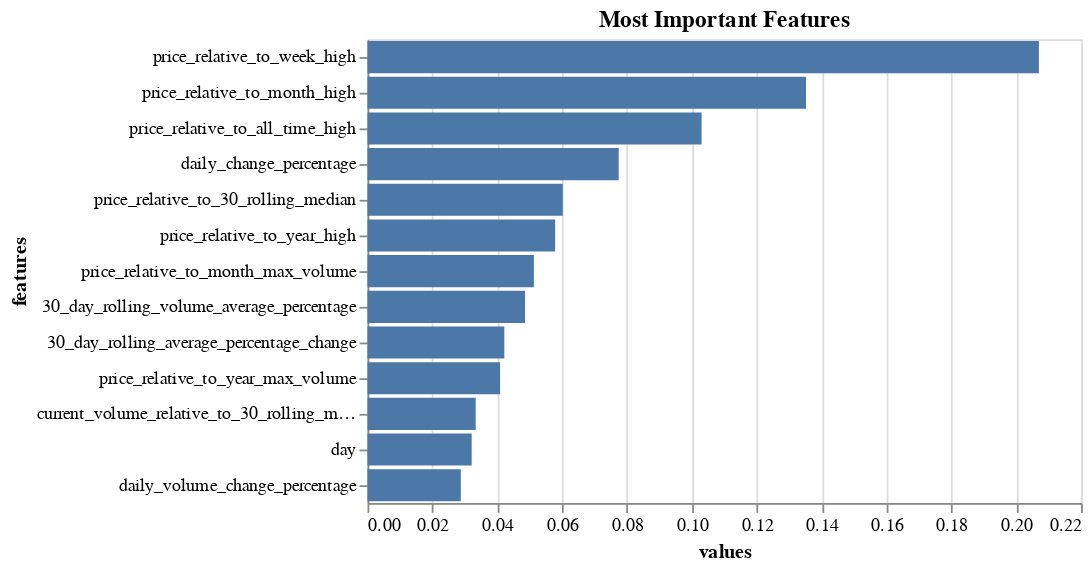

Notebook source saved alongside this figure:
### Markdown cell above
Show what features were most important in finding the results.

### Code cell
feature_dat = pd.DataFrame({
    "values": forest_model.feature_importances_,
    "features": X_train.columns
    }) 
alt.Chart(feature_dat.query('values > .02'),title = "Most Important Features").encode(
    alt.X('values'), 
    alt.Y('features', sort = "-x")).mark_bar()

### Figure 1 — Vega-Lite specification as saved in the notebook (floating-point values rounded to 4 significant figures)
{"config": {"view": {"continuousWidth": 400, "continuousHeight": 300}}, "data": {"name": "data-e2e6ebb4a580d1036fc49b8d822a7884"}, "mark": "bar", "encoding": {"x": {"type": "quantitative", "field": "values"}, "y": {"type": "nominal", "field": "features", "sort": "-x"}}, "title": "Most Important Features", "$schema": "https://vega.github.io/schema/vega-lite/v4.8.1.json", "datasets": {"data-e2e6ebb4a580d1036fc49b8d822a7884": [{"values": 0.03212, "features": "day"}, {"values": 0.07744, "features": "daily_change_percentage"}, {"values": 0.04218, "features": "30_day_rolling_average_percentage_change"}, {"values": 0.207, "features": "price_relative_to_week_high"}, {"values": 0.1352, "features": "price_relative_to_month_high"}, {"values": 0.05785, "features": "price_relative_to_year_high"}, {"values": 0.103, "features": "price_relative_to_all_time_high"}, {"values": 0.06019, "features": "price_relative_to_30_rolling_median"}, {"values": 0.02876, "features": "daily_volume_change_percentage"}, {"values": 0.04856, "features": "30_day_rolling_volume_average_percentage"}, {"values": 0.0513, "features": "price_relative_to_month_max_volume"}, {"values": 0.04088, "features": "price_relative_to_year_max_volume"}, {"values": 0.03336, "features": "current_volume_relative_to_30_rolling_median"}]}}
